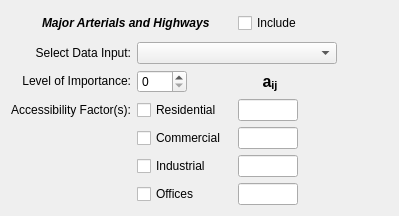
                     <widget class="QWidget" name="access_roads_widget" native="true">
                      <layout class="QGridLayout" name="gridLayout_12">
                       <item row="4" column="2">
                        <widget class="QCheckBox" name="access_roads_res">
                         <property name="text">
                          <string>Residential</string>
                         </property>
                        </widget>
                       </item>
                       <item row="7" column="5">
                        <spacer name="horizontalSpacer_33">
                         <property name="orientation">
                          <enum>Qt::Horizontal</enum>
                         </property>
                         <property name="sizeHint" stdset="0">
                          <size>
                           <width>40</width>
                           <height>20</height>
                          </size>
                         </property>
                        </spacer>
                       </item>
                       <item row="2" column="6">
                        <spacer name="horizontalSpacer_28">
                         <property name="orientation">
                          <enum>Qt::Horizontal</enum>
                         </property>
                         <property name="sizeHint" stdset="0">
                          <size>
                           <width>40</width>
                           <height>20</height>
                          </size>
                         </property>
                        </spacer>
                       </item>
                       <item row="5" column="5">
                        <spacer name="horizontalSpacer_31">
                         <property name="orientation">
                          <enum>Qt::Horizontal</enum>
                         </property>
                         <property name="sizeHint" stdset="0">
                          <size>
                           <width>40</width>
                           <height>20</height>
                          </size>
                         </property>
                        </spacer>
                       </item>
                       <item row="3" column="4">
                        <widget class="QLabel" name="access_roads_lbl4">
                         <property name="minimumSize">
                          <size>
                           <width>60</width>
                           <height>0</height>
                          </size>
                         </property>
                         <property name="text">
                          <string>&lt;html&gt;&lt;head/&gt;&lt;body&gt;&lt;p align=&quot;center&quot;&gt;&lt;span style=&quot; font-size:12pt; font-weight:600;&quot;&gt;a&lt;/span&gt;&lt;span style=&quot; font-size:12pt; font-weight:600; vertical-align:sub;&quot;&gt;ij&lt;/span&gt;&lt;/p&gt;&lt;/body&gt;&lt;/html&gt;</string>
                         </property>
                        </widget>
                       </item>
                       <item row="4" column="4">
                        <widget class="QLineEdit" name="access_roads_ares">
                         <property name="minimumSize">
                          <size>
                           <width>60</width>
                           <height>0</height>
                          </size>
                         </property>
                         <property name="maximumSize">
                          <size>
                           <width>60</width>
                           <height>16777215</height>
                          </size>
                         </property>
                        </widget>
                       </item>
                       <item row="4" column="5">
                        <spacer name="horizontalSpacer_29">
                         <property name="orientation">
                          <enum>Qt::Horizontal</enum>
                         </property>
                         <property name="sizeHint" stdset="0">
                          <size>
                           <width>40</width>
                           <height>20</height>
                          </size>
                         </property>
                        </spacer>
                       </item>
                       <item row="7" column="2">
                        <widget class="QCheckBox" name="access_roads_offices">
                         <property name="text">
                          <string>Offices</string>
                         </property>
                        </widget>
                       </item>
                       <item row="5" column="4">
                        <widget class="QLineEdit" name="access_roads_acom">
                         <property name="minimumSize">
                          <size>
                           <width>60</width>
                           <height>0</height>
                          </size>
                         </property>
                         <property name="maximumSize">
                          <size>
                           <width>60</width>
                           <height>16777215</height>
                          </size>
                         </property>
                        </widget>
                       </item>
                       <item row="6" column="5">
                        <spacer name="horizontalSpacer_32">
                         <property name="orientation">
                          <enum>Qt::Horizontal</enum>
                         </property>
                         <property name="sizeHint" stdset="0">
                          <size>
                           <width>40</width>
                           <height>20</height>
                          </size>
                         </property>
                        </spacer>
                       </item>
                       <item row="6" column="2">
                        <widget class="QCheckBox" name="access_roads_ind">
                         <property name="text">
                          <string>Industrial</string>
                         </property>
                        </widget>
                       </item>
                       <item row="2" column="0" colspan="2">
                        <widget class="QLabel" name="access_roads_lbl1">
                         <property name="text">
                          <string>&lt;html&gt;&lt;head/&gt;&lt;body&gt;&lt;p align=&quot;right&quot;&gt;Select Data Input:&lt;/p&gt;&lt;/body&gt;&lt;/html&gt;</string>
                         </property>
                        </widget>
                       </item>
                       <item row="5" column="2">
                        <widget class="QCheckBox" name="access_roads_com">
                         <property name="text">
                          <string>Commercial</string>
                         </property>
                        </widget>
                       </item>
                       <item row="2" column="2" colspan="4">
                        <widget class="QComboBox" name="access_roads_data">
                         <property name="minimumSize">
                          <size>
                           <width>200</width>
                           <height>0</height>
                          </size>
                         </property>
                         <property name="maximumSize">
                          <size>
                           <width>200</width>
                           <height>16777215</height>
                          </size>
                         </property>
                        </widget>
                       </item>
                       <item row="3" column="2">
                        <widget class="QSpinBox" name="access_roads_weight">
                         <property name="minimumSize">
                          <size>
                           <width>50</width>
                           <height>0</height>
                          </size>
                         </property>
                         <property name="maximumSize">
                          <size>
                           <width>50</width>
                           <height>16777215</height>
                          </size>
                         </property>
                         <property name="maximum">
                          <number>10</number>
                         </property>
                        </widget>
                       </item>
                       <item row="4" column="0" colspan="2">
                        <widget class="QLabel" name="access_roads_lbl3">
                         <property name="text">
                          <string>&lt;html&gt;&lt;head/&gt;&lt;body&gt;&lt;p align=&quot;right&quot;&gt;Accessibility Factor(s):&lt;/p&gt;&lt;/body&gt;&lt;/html&gt;</string>
                         </property>
                        </widget>
                       </item>
                       <item row="3" column="0" colspan="2">
                        <widget class="QLabel" name="access_roads_lbl2">
                         <property name="text">
                          <string>&lt;html&gt;&lt;head/&gt;&lt;body&gt;&lt;p align=&quot;right&quot;&gt;Level of Importance:&lt;/p&gt;&lt;/body&gt;&lt;/html&gt;</string>
                         </property>
                        </widget>
                       </item>
                       <item row="0" column="4">
                        <widget class="QCheckBox" name="access_roads_include">
                         <property name="text">
                          <string>Include</string>
                         </property>
                        </widget>
                       </item>
                       <item row="6" column="4">
                        <widget class="QLineEdit" name="access_roads_aind">
                         <property name="minimumSize">
                          <size>
                           <width>60</width>
                           <height>0</height>
                          </size>
                         </property>
                         <property name="maximumSize">
                          <size>
                           <width>60</width>
                           <height>16777215</height>
                          </size>
                         </property>
                        </widget>
                       </item>
                       <item row="0" column="0">
                        <widget class="QLabel" name="access_roads_icon">
                         <property name="minimumSize">
                          <size>
                           <width>25</width>
                           <height>25</height>
                          </size>
                         </property>
                         <property name="maximumSize">
                          <size>
                           <width>25</width>
                           <height>25</height>
                          </size>
                         </property>
                         <property name="text">
                          <string/>
                         </property>
                         <property name="pixmap">
                          <pixmap resource="../graphics/ubeats.qrc">:/icons/icons8-mind-map-96.png</pixmap>
                         </property>
                         <property name="scaledContents">
                          <bool>true</bool>
                         </property>
                        </widget>
                       </item>
                       <item row="0" column="1" colspan="2">
                        <widget class="QLabel" name="access_roads_title">
                         <property name="minimumSize">
                          <size>
                           <width>180</width>
                           <height>0</height>
                          </size>
                         </property>
                         <property name="text">
                          <string>&lt;html&gt;&lt;head/&gt;&lt;body&gt;&lt;p&gt;&lt;span style=&quot; font-weight:600; font-style:italic;&quot;&gt;Major Arterials and Highways&lt;/span&gt;&lt;/p&gt;&lt;/body&gt;&lt;/html&gt;</string>
                         </property>
                        </widget>
                       </item>
                       <item row="7" column="4">
                        <widget class="QLineEdit" name="access_roads_aoffices">
                         <property name="minimumSize">
                          <size>
                           <width>60</width>
                           <height>0</height>
                          </size>
                         </property>
                         <property name="maximumSize">
                          <size>
                           <width>60</width>
                           <height>16777215</height>
                          </size>
                         </property>
                        </widget>
                       </item>
                      </layout>
                     </widget>
